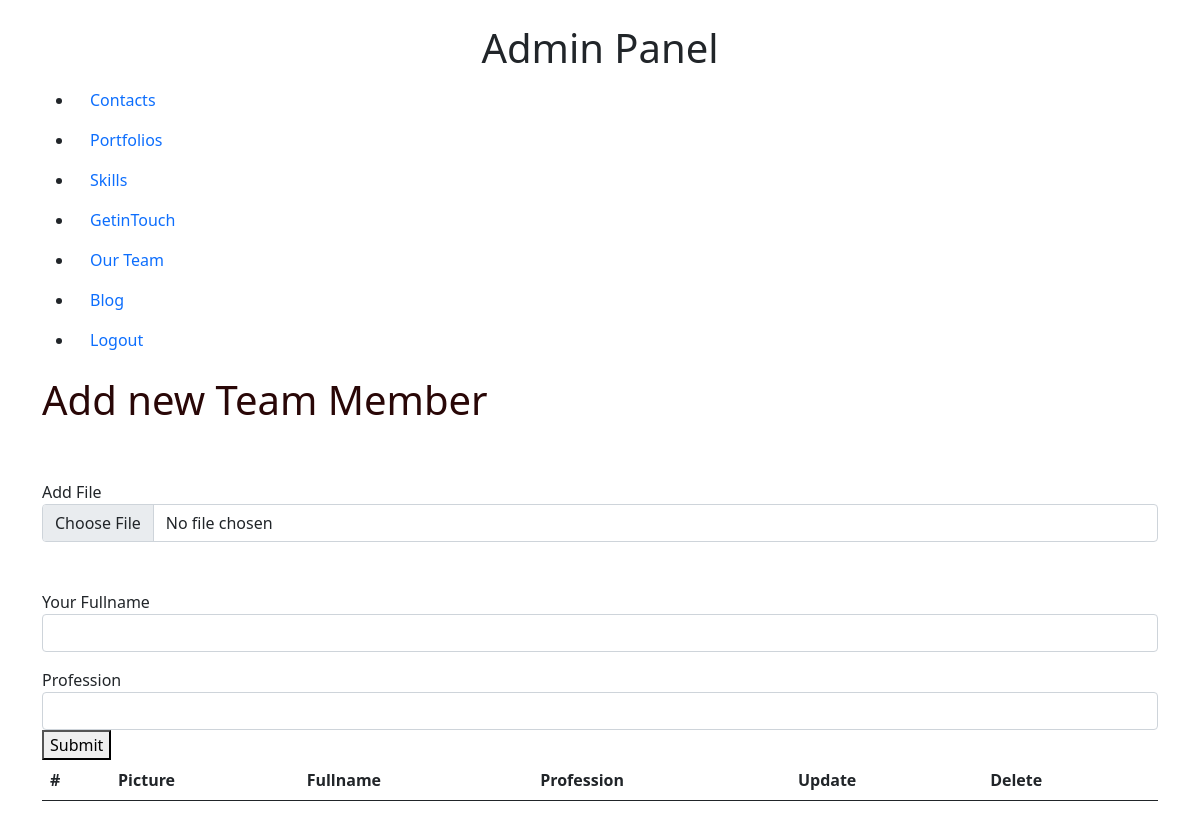
The app's page /admin/Ourteam (signed in), older data.
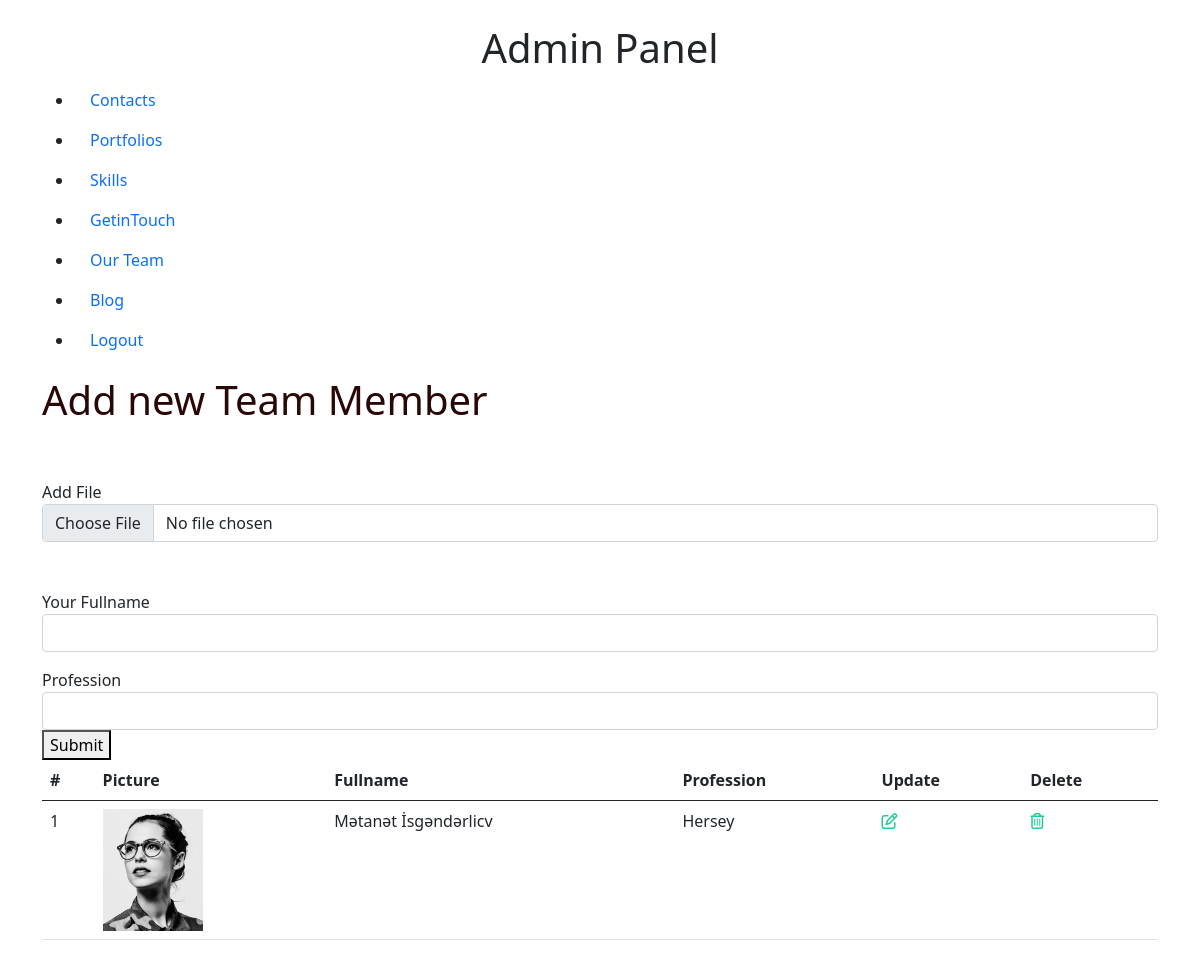
The same page, newer data.
### modules.py (models this page shows)
class Ourteam(db.Model):
    id=db.Column(db.Integer,primary_key=True)
    _fullname=db.Column(db.String(50))
    _profession=db.Column(db.String(50))
    _fileAdi=db.Column(db.String(50))

### admin/routes.py (the view, shortened to what this page needs)
@app.route("/admin/Ourteam",methods=['GET','POST'])
@login_required
def our_team():
    from modules import Ourteam
    from run import db
    import os
    from werkzeug.utils import secure_filename
    myteam=Ourteam.query.all()
    return render_template('admin/Ourteam.html',myteam=myteam)

### admin/routes.py (called while the page is built)
@login_manager.user_loader
def load_user(user_id):
    from modules import Login
    return Login.query.get(int(user_id))

### templates/admin/OurTeam.html (shortened to what this page needs)
{% extends "admin/base.html" %} {% block content %}
<h1 class="pt-35"><span style="color:#290707;">Add new Team Member</span></h1>
<form action="/admin/Ourteam" method="POST" enctype="multipart/form-data">
    <div class="form-group">
        <label class="mt-5">Add File</label>
        <input type="file" name="filem" class="form-control">
        <label class="mt-5">Your Fullname</label>
        <input type="text" name="fullname" class="form-control" id="exampleInputEmail1" aria-describedby="emailHelp" required>
    </div>
    <div class="form-group mt-3">
        <label class="">Profession</label>
        <input type="text" name="profession" class="form-control" id="exampleInputEmail1" aria-describedby="emailHelp" required>
    </div>
    <div class="submit_button">
        <button type="submit">Submit</button>
    </div>
</form>
<div class="pb-60">
    <table class="table rounded">
        <thead>
            <tr>
                <th scope="col">#</th>
                <th scope="col">Picture</th>
                <th scope="col">Fullname</th>
                <th scope="col">Profession</th>
                <th scope="col">Update</th>
                <th scope="col">Delete</th>
            </tr>
        </thead>
        <tbody>
            {% for member in myteam %}
            <tr>
                <td>{{member.id}}</td>
                <td><img width="100px" src="/static/uploads/{{member._fileAdi}}" alt=""></td>
                <td>{{member._fullname}}</td>
                <td>{{member._profession}}</td>
                <td><a href="/memberEdit/{{member.id}}"><i class="far fa-edit" style="color: #20C997;"></i></a></td>
                <td><a href="/memberDelete/{{member.id}}"><i class="far fa-trash-alt" style="color: #20C997;"></i></a></td>
            </tr>
            {%endfor%}
        </tbody>
    </table>
</div>
{% endblock %}

Row changes from the older to the newer data that the page shows:
added Ourteam: id "1", _fileAdi (picture), _fullname "Mətanət İsgəndərlicv", _profession "Hersey"
